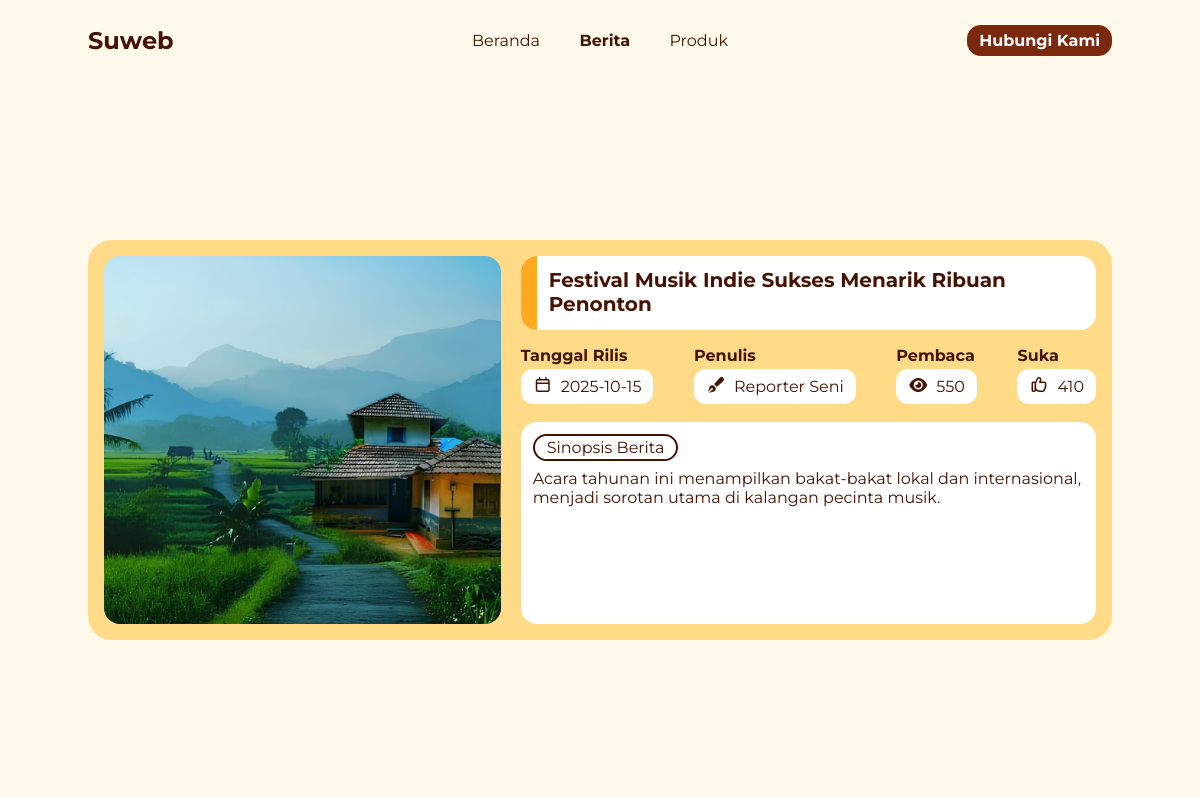
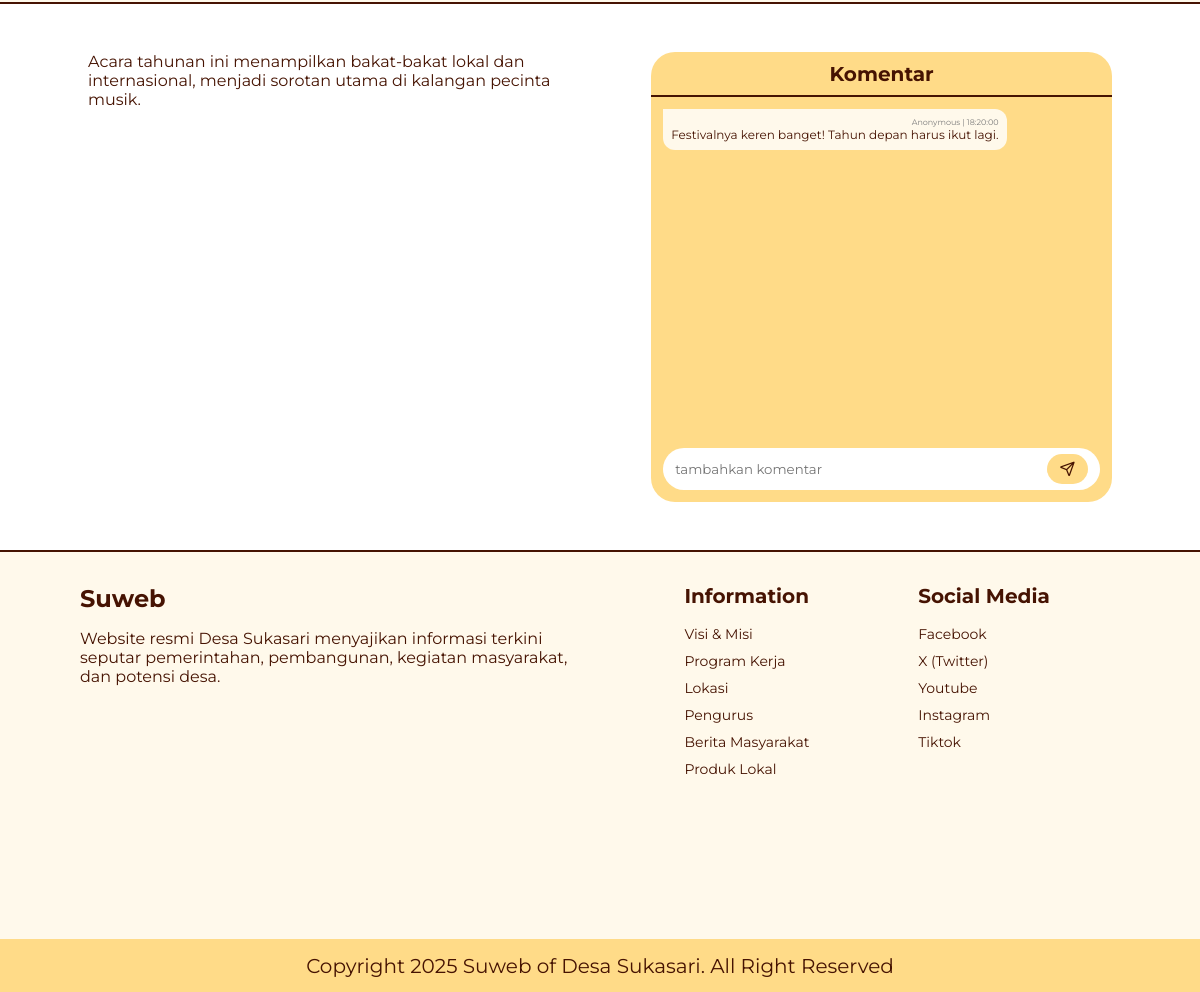
Screenshot of /pages/news_item.php?news_id=N004 with the database file from the repository (2 pictures, top to bottom).
### tables this page shows
CREATE TABLE news (
    id CHAR(10) PRIMARY KEY,
    news_title VARCHAR(255) NOT NULL,
    news_release_date DATE NOT NULL,
    news_author VARCHAR(100) NOT NULL,
    news_reader INT DEFAULT 0,
    news_likes INT DEFAULT 0,
    news_text LONGTEXT NOT NULL,
    news_img_path VARCHAR(255)
);

CREATE TABLE news_comment (
    id INT PRIMARY KEY AUTO_INCREMENT,
    comment_time_send TIME NOT NULL,
    comment_date_send DATE NOT NULL,
    comment_text LONGTEXT NOT NULL,
    news_id CHAR (10),

    FOREIGN KEY (news_id) REFERENCES news(id)
);

### model/news_model.php (called while the page is built, shortened)
<?php
    $getData = new Database("localhost", "root", "", "news_database", "../initiation/news_query.sql");
    $koneksi = $getData->getConnection();
    function getComment($news_id) {
        global $koneksi;
       $query = "SELECT
                comment_time_send,
                comment_text,
                comment_date_send
              FROM
                news_comment
              WHERE
                news_id = '$news_id'";
        $result = $koneksi->query($query);
        $news = [];
        if ($result) {
            while ($row = $result->fetch_assoc()) {
                $news[] = $row;
            }
        }
        return $news;
    }
?>

### pages/news_item.php (the view, shortened to what this page needs)
<?php
    require '../model/news_model.php';
    $getData = $koneksi;
    if (isset($_GET['news_id'])) {
        $getID = $_GET['news_id'];
        $query = "SELECT * FROM news WHERE id = '$getID'";
        $result = $getData->query($query);
        $getSearchNews = [];
        if ($result) {
            while ($row = $result->fetch_assoc()) {
                $getSearchNews[] = $row;
            }
        }
        $getComment = getComment($getID);
    }
    else {
        $searchTitle = [];
    }
?>
<!DOCTYPE html>
<html lang="id-ID">
<head>
    <link rel="stylesheet" href="https://cdnjs.cloudflare.com/ajax/libs/font-awesome/7.0.1/css/all.min.css" />
    <link rel="stylesheet" href="../static/css/preflight.css">
    <link rel="stylesheet" href="../static/css/library.css">
    <link rel="stylesheet" href="../static/css/navbar.css">
    <link rel="stylesheet" href="../static/css/liquid-glass.css">
    <link rel="stylesheet" href="../static/css/footer.css">
    <link rel="stylesheet" href="../static/css/news_item.css">
</head>
<body class="bg-colonial-white-50">
    <nav id="navbar">
        <div class="container d-flex navbar-container justify-between items-center">
            <div class="nav-logo w-fit h-fit">
                <div>
                    <p class="font-montserrat font-bold text-colonial-white-950">Suweb</p>
                </div>
            </div>
            <div class="nav-list h-fit justify-between">
                <a href="/web_desa/" class="font-montserrat d-inline-block text-colonial-white-950 nav-item ">Beranda</a>
                <a href="/web_desa/pages/news.php" class="font-montserrat d-inline-block text-colonial-white-950 nav-item active">Berita</a>
                <a href="/web_desa/pages/product.php" class="font-montserrat d-inline-block text-colonial-white-950 nav-item">Produk</a>
            </div>
            <div class="nav-action h-full justify-end items-center">
                <a href="/web_desa/pages/contact.php" class="d-inline-block font-montserrat text-white-50 bg-colonial-white-900 font-bold">Hubungi Kami</a>
            </div>
        </div>
    </nav>
    <div class="news-header d-flex items-center">
        <div class="container news-header-container bg-colonial-white-200 d-flex justify-between h-fit">
            <div class="news-header-img">
                <img src="../assets/img/hero-page-image.jpg" alt="" class="w-full h-full object-cover">
            </div>
            <div class="news-header-information d-flex flex-col justify-between">
                <div class="news-header-title bg-white-50 d-flex">
                    <div class="bg-colonial-white-400 h-full"></div>
                    <div class="h-full">
                        <p class="font-montserrat font-bold text-colonial-white-950"><?= $getSearchNews[0]['news_title'] ?></p>
                    </div>
                </div>
                <div class="d-flex">
                    <div class="news-header-release-date">
                        <p class="font-montserrat text-colonial-white-950 font-bold">Tanggal Rilis</p>
                        <div class="bg-white-50 d-flex">
                            <div><i class="fa-regular fa-calendar text-colonial-white-950"></i></div>
                            <p class="font-montserrat text-colonial-white-950"><?= $getSearchNews[0]['news_release_date'] ?></p>
                        </div>
                    </div>
                    <div class="news-header-writer">
                        <p class="font-montserrat text-colonial-white-950 font-bold">Penulis</p>
                        <div class="bg-white-50 d-flex">
                            <div><i class="fa-solid fa-pen-fancy text-colonial-white-950"></i></div>
                            <p class="font-montserrat text-colonial-white-950"><?= $getSearchNews[0]['news_author'] ?></p>
                        </div>
                    </div>
                    <div class="news-header-reader">
                        <p class="font-montserrat text-colonial-white-950 font-bold">Pembaca</p>
                        <div class="bg-white-50 d-flex">
                            <div><i class="fa-solid fa-eye text-colonial-white-950"></i></div>
                            <p class="font-montserrat text-colonial-white-950"><?= $getSearchNews[0]['news_reader'] ?></p>
                        </div>
                    </div>
                    <div class="news-header-like">
                        <p class="font-montserrat text-colonial-white-950 font-bold">Suka</p>
                        <div class="bg-white-50 d-flex">
                            <div><i class="fa-regular fa-thumbs-up text-colonial-white-950"></i></div>
                            <p class="font-montserrat text-colonial-white-950"><?= $getSearchNews[0]['news_likes'] ?></p>
                        </div>
                    </div>
                </div>
                <div class="news-header-short-detail bg-white-50">
                    <div class="w-fit">
                        <p class="font-montserrat text-colonial-white-950">Sinopsis Berita</p>
                    </div>
                    <div>
                        <p class="font-montserrat text-colonial-white-950"><?= $getSearchNews[0]['news_text'] ?></p>
                    </div>
                </div>
            </div>
        </div>
    </div>
    <div class="news-detail w-full h-fit bg-white-50" id="news-detail">
        <div class="container news-detail-container d-flex justify-between">
            <div class="news">
                <p class="font-montserrat text-colonial-white-950"><?= $getSearchNews[0]['news_text'] ?></p>
            </div>
            <div class="news-comments bg-colonial-white-200">
                <div class="news-comment-header w-full d-flex justify-center items-center">
                    <p class="font-montserrat font-bold text-colonial-white-950">Komentar</p>
                </div>
                <div class="news-comment-container w-full">
                    <div class="w-full h-full">
                        <?php foreach ($getComment as $comment): ?>
                            <div class="comment w-fit h-fit bg-colonial-white-50">
                                <p class="comment-identification font-montserrat text-white-500">Anonymous | <?= $comment['comment_time_send'] ?></p>
                                <p class="comment-content font-montserrat text-colonial-white-950"><?= $comment['comment_text'] ?></p>
                            </div>
                        <?php endforeach; ?>
                    </div>
                </div>
                <div class="news-comment-send w-full">
                    <form action="#news-detail" method="POST" class="w-full h-full bg-white-50 d-flex justify-between">
                        <input type="text" placeholder="tambahkan komentar" class="font-montserrat h-full text-colonial-white-950" name="comment">
                        <button class="bg-colonial-white-200 h-full d-flex justify-center items-center" name="send_comment"><i class="fa-regular fa-paper-plane text-colonial-white-950"></i></button>
                    </form>
                </div>
            </div>
        </div>
    </div>
    <footer class="w-full">
        <div class="footer-content d-flex font-montserrat">
            <div class="footer-information h-full">
                <div class="footer-icon">
                    <div class="footer-icon-detail">
                        <p class="font-bold text-colonial-white-950">Suweb</p>
                    </div>
                    <div class="footer-information-detail">
                        <p class="text-colonial-white-950">Website resmi Desa Sukasari menyajikan informasi terkini seputar pemerintahan, pembangunan, kegiatan masyarakat, dan potensi desa.</p>
                    </div>
                </div>
            </div>
            <div class="footer-list-information h-full text-colonial-white-950">
                <p class="font-bold">Information</p>
                <ul>
                    <li><a href="" class="text-colonial-white-950">Visi & Misi</a></li>
                    <li><a href="" class="text-colonial-white-950">Program Kerja</a></li>
                    <li><a href="" class="text-colonial-white-950">Lokasi</a></li>
                    <li><a href="" class="text-colonial-white-950">Pengurus</a></li>
                    <li><a href="" class="text-colonial-white-950">Berita Masyarakat</a></li>
                    <li><a href="" class="text-colonial-white-950">Produk Lokal</a></li>
                </ul>
            </div>
            <div class="footer-list-social-media h-full text-colonial-white-950">
                <p class="font-bold">Social Media</p>
                <ul>
                    <li><a href="" class="text-colonial-white-950">Facebook</a></li>
                    <li><a href="" class="text-colonial-white-950">X (Twitter)</a></li>
                    <li><a href="" class="text-colonial-white-950">Youtube</a></li>
                    <li><a href="" class="text-colonial-white-950">Instagram</a></li>
                    <li><a href="" class="text-colonial-white-950">Tiktok</a></li>
                </ul>
            </div>
        </div>
        <div class="footer-copyright bg-colonial-white-200 d-flex justify-center items-center">
            <p class="font-montserrat text-colonial-white-950">Copyright 2025 Suweb of Desa Sukasari. All Right Reserved</p>
        </div>
    </footer>
</body>
</html>

### static/css/preflight.css (style rules this page uses)
body { width: 100%; }
ol, ul, menu { list-style: none; }
a { text-decoration: none; color: black; }
img, video { max-width: 100%; height: auto; }

### static/css/library.css (style rules this page uses)
:root { --color-colonial-white-50: #FFF9EB; --color-colonial-white-100: #FFEBDD; --color-colonial-white-200: #FFDB88; --color-colonial-white-300: #FFC24A; --color-colonial-white-400: #FFAA20; --color-colonial-white-500: #F98607; --color-colonial-white-600: #DD6002; --color-colonial-white-700: #B74106; --color-colonial-white-800: #94310C; --color-colonial-white-900: #7A290D; --color-colonial-white-950: #461302; --color-white-50: #FFFFFF; --color-white-100: #EFEFEF; --color-white-200: #DCDCDC; --color-white-300: #BDBDBD; --color-white-400: #989898; --color-white-500: #7C7C7C; --color-white-600: #656565; --color-white-700: #525252; --color-white-800: #464646; --color-white-900: #3D3D3D; --color-white-950: #292929; --color-malachite-50: #E1FBDD; --color-malachite-100: #E1FBDD; --color-malachite-200: #C5F5BD; --color-malachite-300: #95EC89; --color-malachite-400: #5EDA4E; --color-malachite-500: #3AC828; --color-malachite-600: #299F1A; --color-malachite-700: #237D18; --color-malachite-800: #1F6318; --color-malachite-900: #1B5116; --color-malachite-950: #092D06; --color-persian-red-50: #FEF2F2; --color-persian-red-100: #FDE3E3; --color-persian-red-200: #FCCCCC; --color-persian-red-300: #F9A8A8; --color-persian-red-400: #F37676; --color-persian-red-500: #E84B4B; --color-persian-red-600: #C82828; --color-persian-red-700: #B32222; --color-persian-red-800: #942020; --color-persian-red-900: #7B2121; --color-persian-red-950: #430C0C; }
.container { width: 100%; padding: 0 2rem; }
@media (min-width: 600px) { .container { width: 550px; margin: auto; } }
@media (min-width: 768px) { .container { width: 700px; margin: auto; padding: 0; } }
@media (min-width: 992px) { .container { width: 836px; margin: auto; } }
@media (min-width: 1200px) { .container { width: 1024px; margin: auto; } }
.font-montserrat { font-family: "Montserrat", sans-serif; }
.w-fit { width: fit-content; }
.h-fit { height: fit-content; }
.w-full { width: 100%; }
.h-full { height: 100%; }
.d-flex { display: flex; }
.d-inline-block { display: inline-block; }
.flex-col { flex-direction: column; }
.justify-center { justify-content: center; }
.justify-between { justify-content: space-between; }
.justify-end { justify-content: end; }
.items-center { align-items: center; }
.active { font-weight: bold; }
.font-bold { font-weight: bold; }
.object-cover { object-fit: cover; }
.bg-colonial-white-50 { background-color: var(--color-colonial-white-50); }
.bg-colonial-white-200 { background-color: var(--color-colonial-white-200); }
.bg-colonial-white-400 { background-color: var(--color-colonial-white-400); }
.bg-colonial-white-900 { background-color: var(--color-colonial-white-900); }
.bg-white-50 { background-color: var(--color-white-50); }
.text-colonial-white-950 { color: var(--color-colonial-white-950); }
.text-white-50 { color: var(--color-white-50); }
.text-white-500 { color: var(--color-white-500); }

### static/css/navbar.css (style rules this page uses)
.navbar-container { height: 10vh; }
.nav-logo { width: 20%; }
.nav-logo > div:nth-child(2) { font-size: 24px; }
#navbar { position: relative; }
.nav-list, .nav-action { display: none; }
.nav-list { width: 25%; }
.nav-item { padding: 12px 0; width: fit-content; }
.nav-action > a { padding: 8px 16px 8px 16px; border-radius: 16px; }
#navbar { position: sticky; top: 0; left: 0; z-index: 99999; }
@media (min-width: 768px) { .nav-list, .nav-action { display: flex; } }
@media (min-width: 768px) { .nav-list { width: 30%; } }
@media (min-width: 768px) { .nav-item { font-size: 14px; } }
@media (min-width: 768px) { .nav-action > a { font-size: 14px; padding: 6px 12px 6px 12px; border-radius: 14px; } }
@media (min-width: 768px) { .nav-action { width: 25%; } }
@media (min-width: 992px) { .nav-list { width: 25%; } }
@media (min-width: 992px) { .nav-item { font-size: 16px; } }
@media (min-width: 992px) { .nav-action > a { font-size: 16px; } }
@media (min-width: 992px) { .nav-action { width: 20%; } }

### rows the page displays
news: news_title "Festival Musik Indie Sukses Menarik Ribuan Penonton", news_release_date "2025-10-15", news_author "Reporter Seni", news_reader "550", news_likes "410", news_text "Acara tahunan ini menampilkan bakat-bakat lokal dan internasional, menjadi sorotan utama di kalangan pecinta musik."
news_comment: comment_time_send "18:20:00", comment_text "Festivalnya keren banget! Tahun depan harus ikut lagi."
